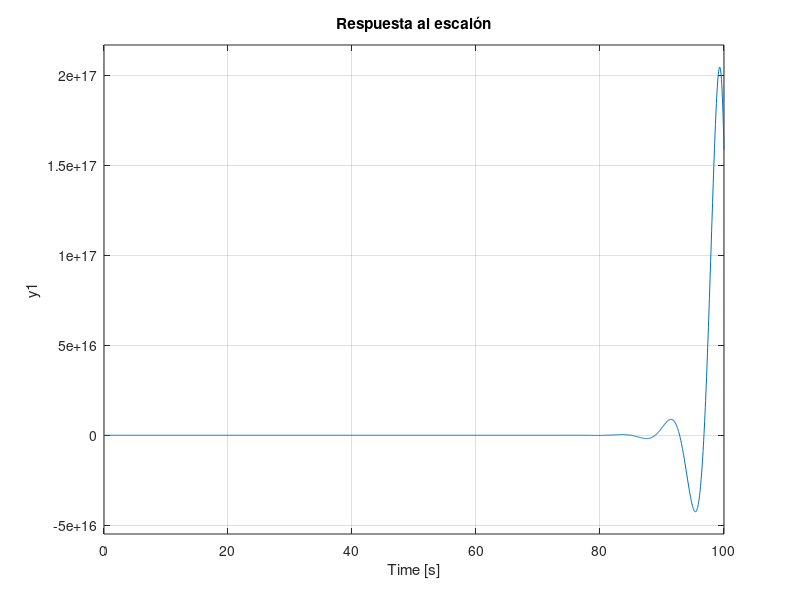

Source code (MATLAB):
%Segunda parte de laboratorio

%Se define s
s = tf('s');

%Se definen las funciones de transferencia del sistema
H1 = 8*s / (4*s + 6);
H2 = 6 / (s + 5);
H3 = (4*s+3)/(3*s^3 + 5*s^2 + 1);
H4 = 6 / (7*s + 1);
H5 = (5*s + 3)/(5*s^3 + s^2 + 4);
H6 = (5*s + 1)/(s^3 + 6*s^2 + 5);

%Conexiones del sistema
A1 = feedback(H3,1)
A2 = parallel(H4,H5)
A3 = series(A1,A2)
A4 = series(A3,H6)
A5 = parallel(H1,H2)
final = parallel(A5,A4)


step(final)
title("Respuesta al escalón");
grid on



